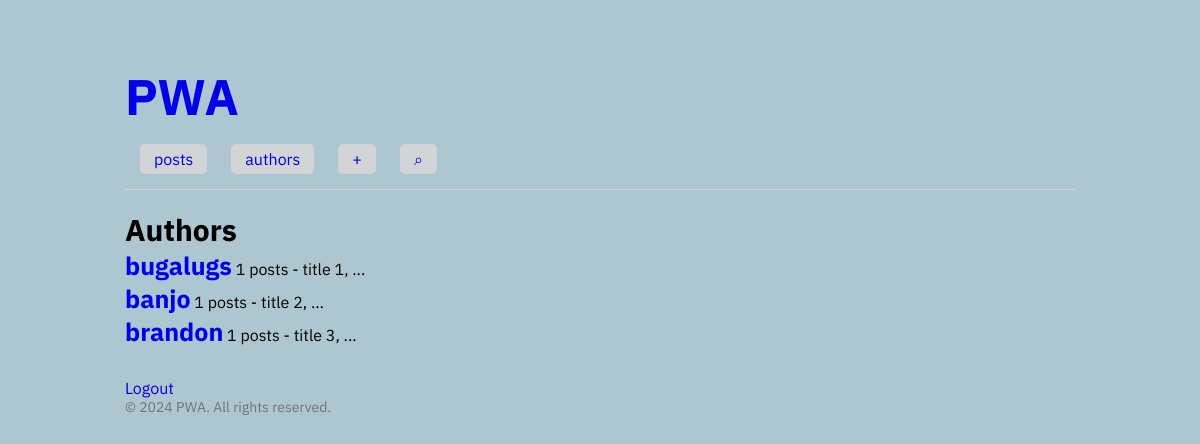
The app's page /posts/userid=3/authors, older data.
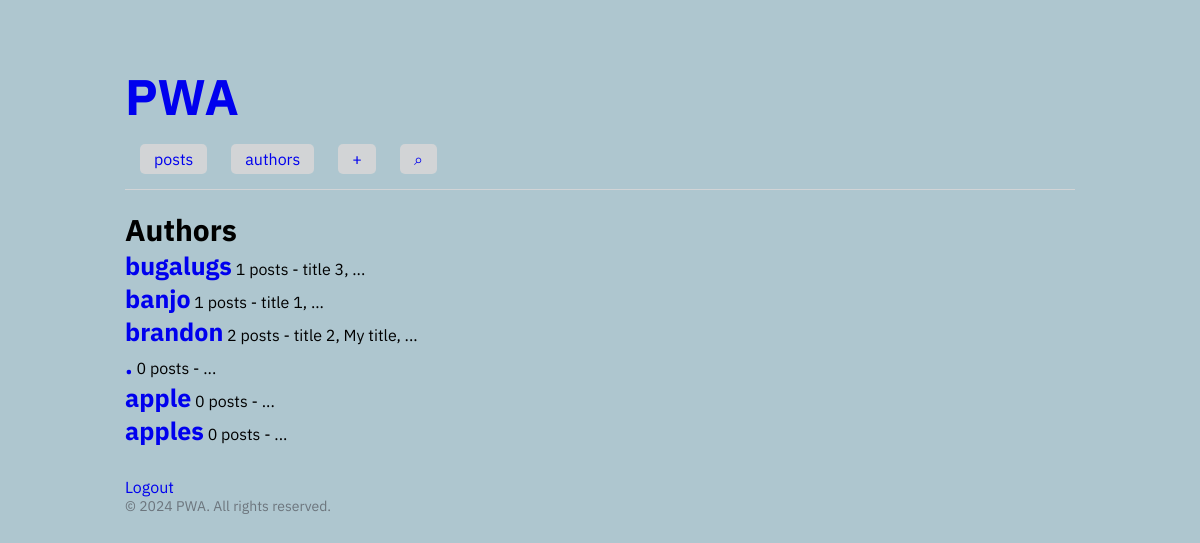
The same page, newer data.
### tables this page shows
CREATE TABLE users (id integer PRIMARY KEY AUTOINCREMENT, name TEXT NOT NULL, password TEXT);

### app.py (the view)
@app.route("/posts/userid=<userid>/authors", methods=["GET", "POST"])
def authors(userid):
    sql = "SELECT users.id, users.name FROM users"
    users = select(sql)
    sql = "SELECT posts.id, posts.title, posts.authorid FROM posts"
    posts = select(sql)
    html = render_template("head.html", userid = userid) + render_template("header.html", userid = userid) + """<span style = "font-size: 30px; font-weight: bold;">Authors</span>"""
    if len(users) > 0:
        for user in users:
            post_count = 0
            post_titles = ""
            for post in posts:
                if post[2] == user[0]:
                    post_count += 1
                    post_titles += post[1] + ", "
            html = html + render_template("author_banner.html", userid = user[0], name = user[1], post_titles = post_titles, post_count = post_count)
    return html + render_template("footer.html", userid = userid)

### app.py (called while the page is built)
def select(sql):
    print(sql)
    connection = connect()
    cursor = connection.cursor()
    result = cursor.execute(sql).fetchall()
    connection.close()
    return result

def connect():
    import sqlite3
    connection = sqlite3.connect('database.sqlite')
    return connection

### templates/head.html (shortened to what this page needs)
<!doctype html>
<html>
<head>
    <link rel="stylesheet" href="/static/styles.css" />
</head>
<body class="light-theme" id="body">
    <section class="container">
        <div>

### templates/header.html
<nav class="navbar">
    <ul class="nav-links">
        <div class="menu">
            <li><a href="/posts/userid={{userid}}">posts</a></li>
            <li><a href="/posts/userid={{userid}}/authors">authors</a></li>
            <li><a href="/posts/userid={{userid}}/new">+</a></li>
            <li><a href="/posts/userid={{userid}}/search">⌕</a></li>
        </div>
    </ul>
</nav>
<br>

### templates/author_banner.html
<div>
    <a href="/posts/userid={{userid}}/authorid={{userid}}" style="font-weight: bold; font-size: 25px;">{{name}}</a>
    {{post_count}} posts - {{post_titles[:50]}}...
</div>

### templates/footer.html
            <footer>
                <div style="margin-top: 30px;">
                    <a href="/" style="text-decoration: none;">Logout</a>
                </div>
                <div style="color: #6c757d; font-size: 14px;">
                    &copy; 2024 PWA. All rights reserved.
                </div>
            </footer>
        </div>
    </section>
</body>
</html>

### static/styles.css (style rules this page uses)
* { margin: 0; padding: 0; }
body { background-color: #AEC6CF; font-family: "IBM Plex Sans", sans-serif; overflow-x: hidden; }
.container { display: flex; flex-direction: column; gap: 28px; margin: 64px auto; max-width: 950px; }
a { text-decoration: none; }
.menu { display: flex; font-size: 16px; gap: 1.5em; }
.menu li { padding: 5px 14px; }
.navbar { align-items: center; justify-content: space-between; padding: 15px; border-bottom: 1px solid #d2d4d6; }
.navbar li { list-style-type: none; display: inline; background-color: #d2d4d6; border-radius: 5px; }

Row changes from the older to the newer data that the page shows:
added users: name "apple"
added users: name "apples"
Text that changed along with them:
{{ post_count }}: "1 1 1" → "1 1 2 0 0 0"
{{ post_titles[:50] }}: "title 1, title 2, title 3," → "title 3, title 1, title 2, My title,"
{{ name }}: (not shown) → "."
text no longer shown: "posts - posts - posts - ... ... ..."
text now shown: "posts - posts - posts - posts - posts - posts - ... ... ... ... ... ..."
